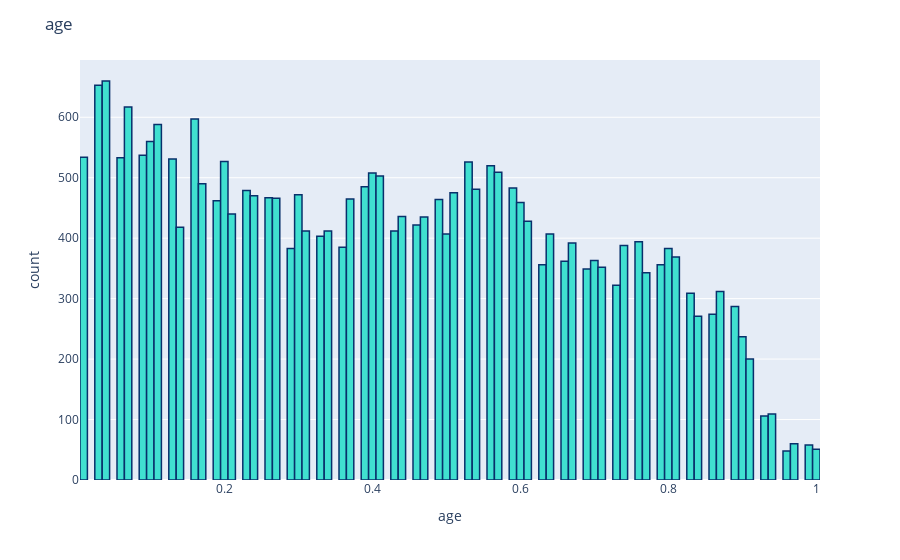

Notebook code cell kept with this figure:
### Code cell
# Tweet Scores
fig = px.histogram(df, x="age")
fig.update_traces(marker_color="turquoise",marker_line_color='rgb(8,48,107)',
                  marker_line_width=1.5)
fig.update_layout(title_text='age')
fig.show()

### Figure 1 — Plotly figure (JSON) as saved in the notebook; plotly's stock layout.template omitted (floating-point values rounded to 4 significant figures; data arrays with more than 128 entries replaced by an {"elided": "..."} marker saying what was removed)
{"data": [{"alignmentgroup": "True", "bingroup": "x", "hovertemplate": "age=%{x}<br>count=%{y}<extra></extra>", "legendgroup": "", "marker": {"color": "turquoise", "line": {"color": "rgb(8,48,107)", "width": 1.5}, "pattern": {"shape": ""}}, "name": "", "offsetgroup": "", "orientation": "v", "showlegend": false, "type": "histogram", "x": {"elided": "28372 float values"}, "xaxis": "x", "yaxis": "y"}], "layout": {"barmode": "relative", "legend": {"tracegroupgap": 0}, "margin": {"t": 60}, "title": {"text": "age"}, "xaxis": {"anchor": "y", "domain": [0, 1], "title": {"text": "age"}}, "yaxis": {"anchor": "x", "domain": [0, 1], "title": {"text": "count"}}}}
